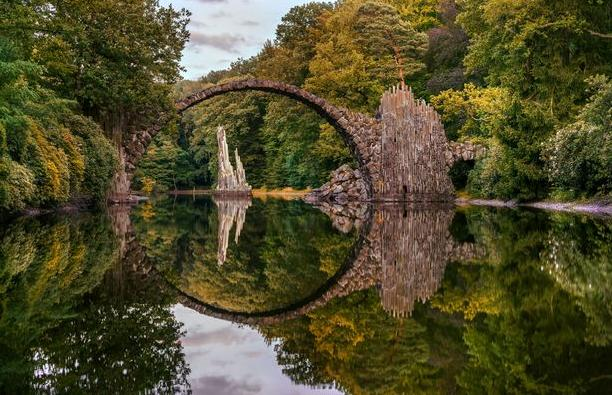
#> input picture Etapa1/OpenCV/ponte.jpg, 612 x 395 px
$ python atividade5.py
#> lines starting #> are read from the running program, lines starting #| are printed output that depends on the picture
# Importação das bibliotecas
import cv2

# Leitura da imagem com a função imread()
imagem = cv2.imread('ponte.jpg')
#> imagem is the input picture: shape (395, 612, 3); mean B, G, R 43.6, 75.7, 80

for y in range(0, imagem.shape[0], 10): # percorre linhas
    for x in range(0, imagem.shape[1], 10): # percorre colunas, pulando de 10 em 10
        imagem[y:y+5, x: x+5] = (0,255,255) # cria um quadrado amarelo de 5x5 pixeis
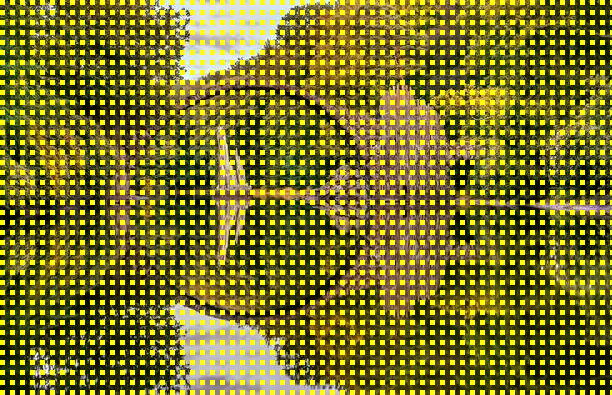
#> imagem: shape (395, 612, 3); mean B, G, R 32.5, 121.2, 124.4

# Mostra a imagem com a função imshow
cv2.imshow("Imagem modificada", imagem)
cv2.waitKey(0)  # espera pressionar qualquer tecla

$ run again, with Etapa1/OpenCV/entrada.jpg copied over Etapa1/OpenCV/ponte.jpg
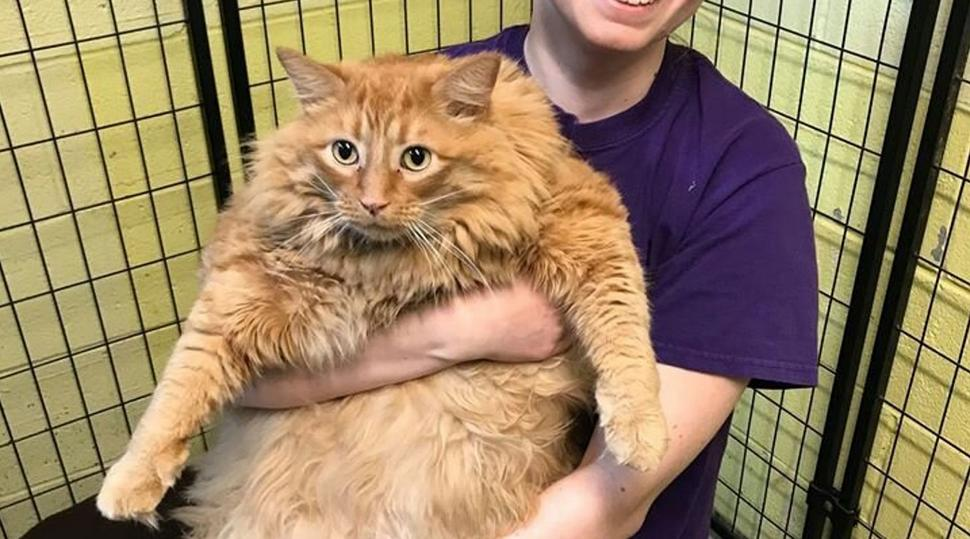
#> input picture Etapa1/OpenCV/entrada.jpg, 970 x 539 px
#> imagem is the input picture: shape (539, 970, 3); mean B, G, R 100.1, 132.4, 155.4
#> after the loop `for y in range(0, imagem.shape[0], 10):`:
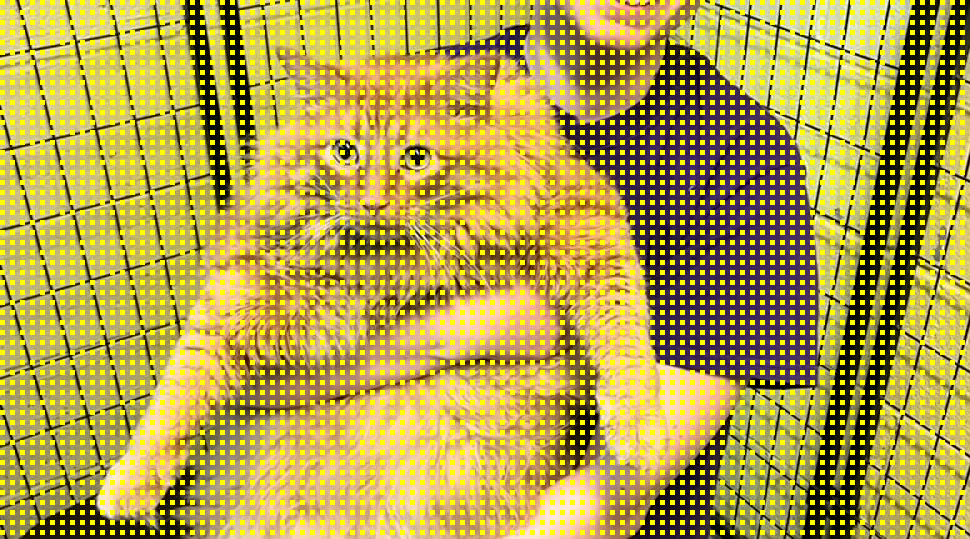
#> imagem: shape (539, 970, 3); mean B, G, R 75, 163, 180.3
